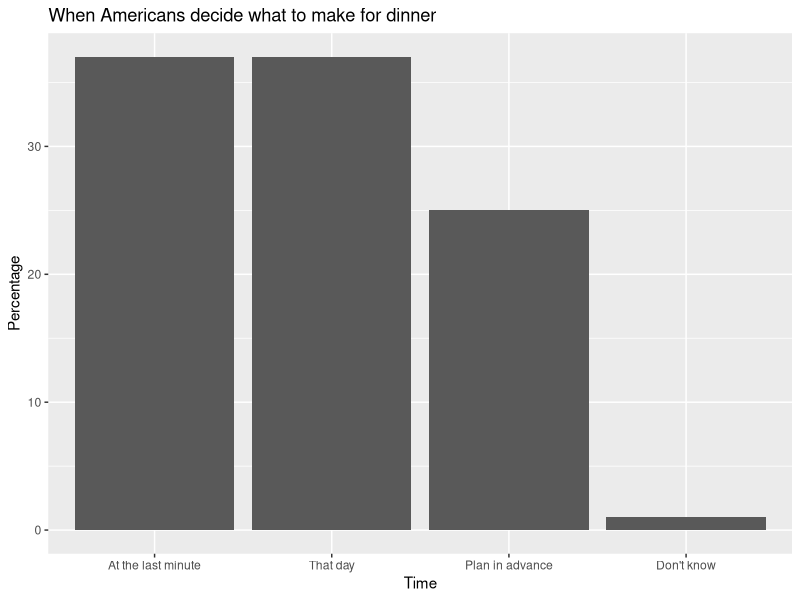
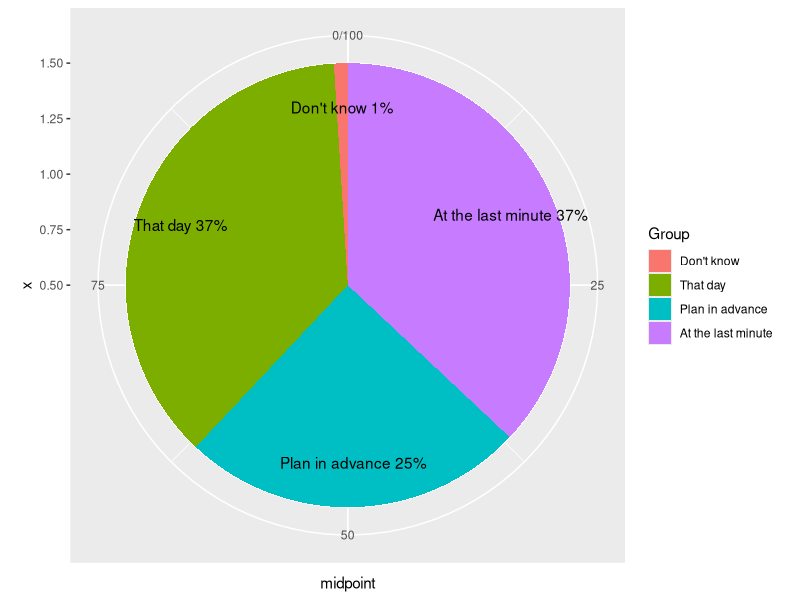
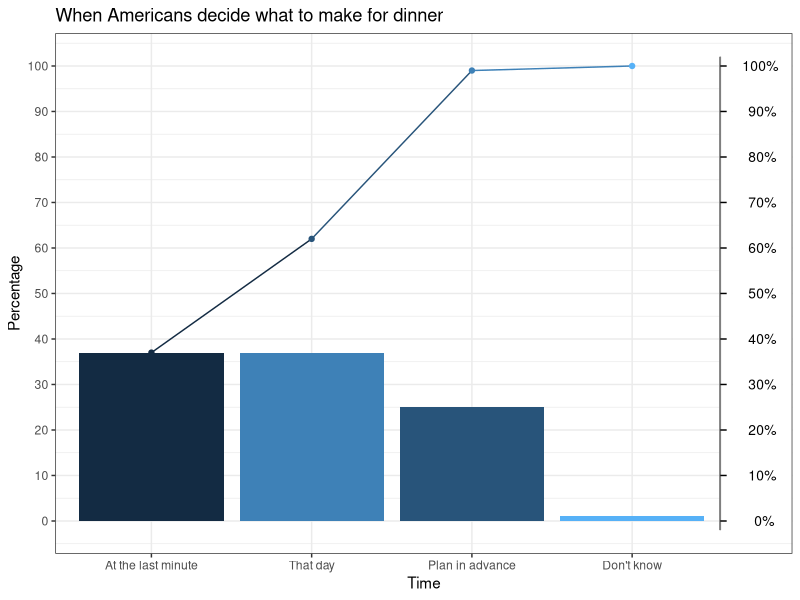
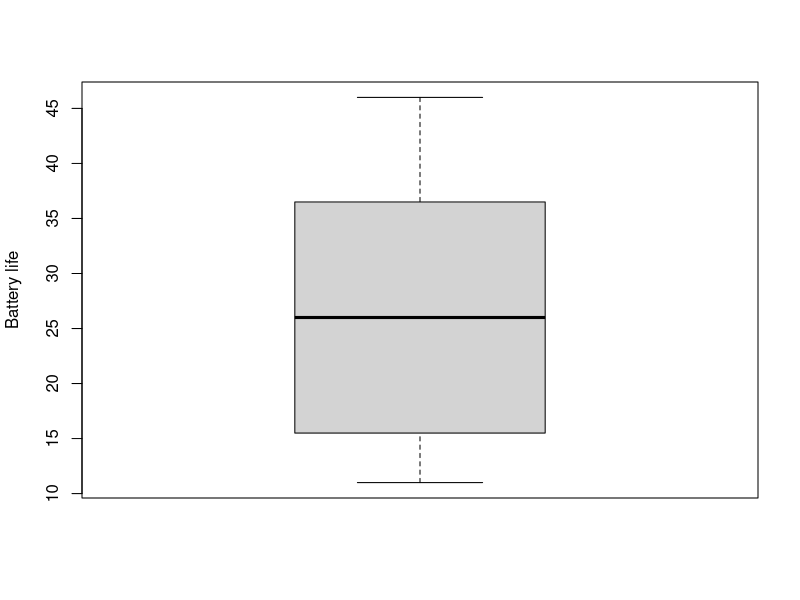
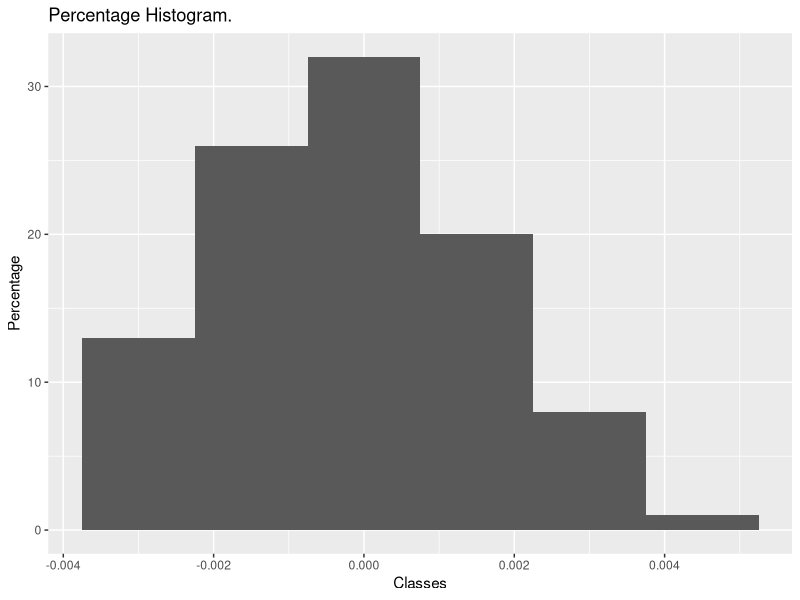
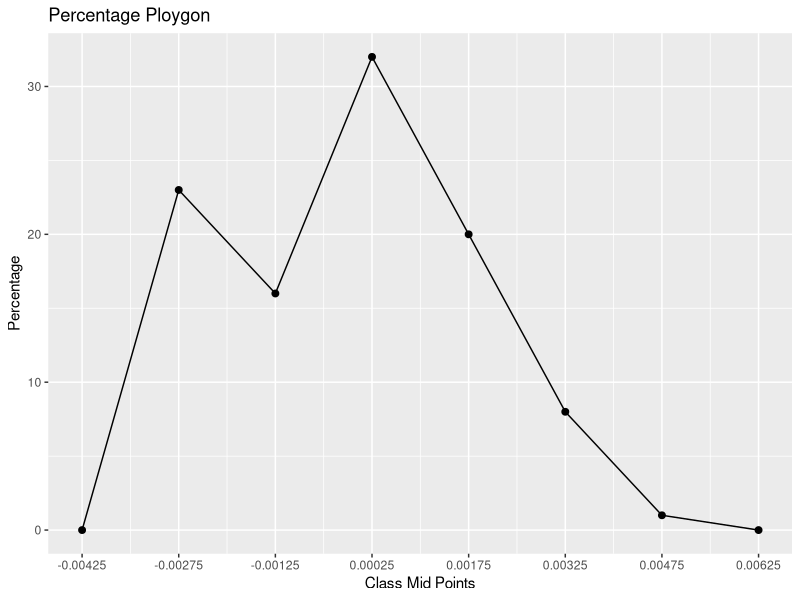
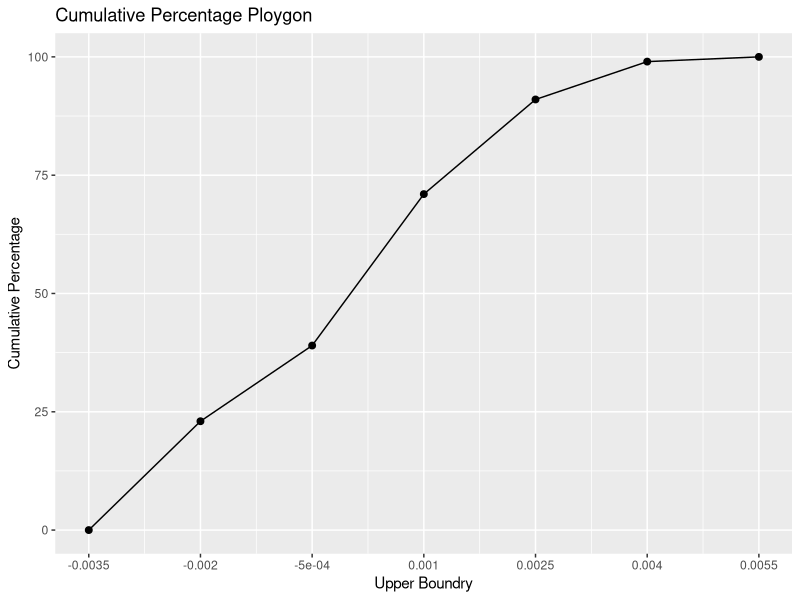
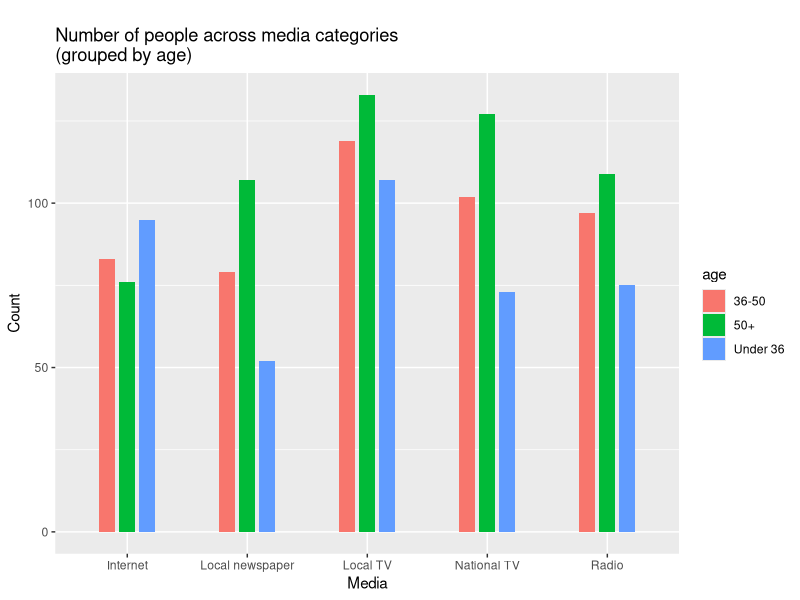

Reproduce these figures in R, in order.
## ---- chunk 1
library("knitr")
opts_chunk$set(echo = TRUE, cache=TRUE, message=FALSE, warning = FALSE)
options(width = 120)
library("ggplot2")
library("dplyr")
## ---- chunk 2
dinner <- data.frame(Time_int = 1:4, 
                     Time = c("At the last minute",  
                              "Plan in advance", 
                              "That day", 
                              "Don't know"), 
                     Percentage = c(37, 25, 37, 1))
dinner$Time <- with(dinner, factor(dinner$Time, levels=dinner[order(-Percentage), ]$Time))
dinner
## ---- chunk 3
ggplot(data = dinner, aes(x = Time, y = Percentage)) + 
        geom_bar(stat="identity") + 
        ggtitle("When Americans decide what to make for dinner")

df <- data.frame(value = dinner$Percentage,
                 Group = dinner$Time) %>%
   # factor levels need to be the opposite order of the cumulative sum of the values
   mutate(Group = factor(Group, levels = rev(dinner$Time)),
          cumulative = cumsum(value),
          midpoint = cumulative - value / 2,
          label = paste0(Group, " ", round(value / sum(value) * 100, 1), "%"))

ggplot(df, aes(x = 1, weight = value, fill = Group)) +
   geom_bar(width = 1, position = "stack") +
   coord_polar(theta = "y") +
   geom_text(aes(x = 1.3, y = midpoint, label = label))
## ---- chunk 4
#dinner$Time <- with(dinner, factor(dinner$Time, levels=dinner[order(-dinner$Percentage), ]$Time))
dinner <- within(dinner, acc_sum <- cumsum(Percentage))
nr <- nrow(dinner)
N <- sum(dinner$Percentage)
dinner_ticks <- data.frame(xtick0 = rep(nr +.55, 11), xtick1 = rep(nr +.59, 11), 
                         ytick = seq(0, N, N/10))
y2 <- c("  0%", " 10%", " 20%", " 30%", " 40%", " 50%", " 60%", " 70%", " 80%", " 90%", "100%")

g <- ggplot(dinner, aes(x=Time, y=Percentage)) + 
    geom_bar(stat="identity", aes(fill = Time_int)) +
    geom_line(aes(x=Time_int, y = acc_sum, color = Time_int)) +
    geom_point(aes(x=Time_int, y = acc_sum, color = Time_int), pch = 19) +
    scale_y_continuous(breaks=seq(0, N, N/10), limits=c(-.02 * N, N * 1.02)) + 
    scale_x_discrete(breaks = dinner$Time) +
    guides(fill = FALSE, color = FALSE) + 
    annotate("rect", xmin = nr + .55, xmax = nr + 1, 
             ymin = -.02 * N, ymax = N * 1.02, fill = "white") +
    annotate("text", x = nr + .8, y = seq(0, N, N/10), label = y2, size = 3.5) +
    geom_segment(x = nr + .55, xend = nr + .55, y = -.02 * N, yend = N * 1.02, color = "grey50") +
    geom_segment(data = dinner_ticks, aes(x = xtick0, y = ytick, xend = xtick1, yend = ytick)) +
    labs(title = "When Americans decide what to make for dinner") +
    theme_bw()
g
## ---- chunk 5
battery <- c(30, 18, 14, 17, 38, 46, 26, 35, 38, 12, 11)
## ---- chunk 6
battery[order(battery)]
## ---- chunk 7
stem(battery)
## ---- chunk 8
summary(battery)
## ---- chunk 9
getmode <- function(v) {
   uniqv <- unique(v)
   uniqv[which.max(tabulate(match(v, uniqv)))]
}
e = list(getmode(battery), 
         var(battery), 
         sd(battery), 
         range(battery), 
         scales::percent(sd(battery)/mean(battery))
         )
names(e) <- c("mode", "variance", "standard deviation", "range", "coefficient of variatio")
e
## ---- chunk 10
boxplot(battery, ylab ="Battery life")
## ---- chunk 11
steel <- readxl::read_excel("STEEL.xls", sheet = 1)
incre = (0.00550--0.00350)/6
breaks = seq(-0.00350, 0.00550, by=incre)
steel_cut = cut(steel$Error, breaks)
## ---- chunk 12
data.frame(Frequency = as.numeric(table(steel_cut)), 
           Percentage = scales::percent(as.numeric(table(steel_cut))/100), 
           Cum_percent = cumsum(table(steel_cut)))
## ---- chunk 13
ggplot(data = steel, aes(x = Error)) + 
        geom_histogram(binwidth = incre) +
        labs(title="Percentage Histogram.", 
             x ="Classes", y = "Percentage")
## ---- chunk 14
mid <- seq(breaks[1], by = incre, length.out = 8) - incre/2

p_poly <- data.frame(mid = mid, 
                    freq = c(0, as.numeric(table(steel_cut)), 0))

ggplot(p_poly, aes(mid, freq))  +
        geom_point(data=p_poly, mapping=aes(x = mid, y=freq), size=2) +
        geom_line() +
        scale_x_continuous(breaks = p_poly$mid) +
        labs(title="Percentage Ploygon", x ="Class Mid Points", y = "Percentage")
## ---- chunk 15
cp_ploygon = data.frame(upper = breaks, 
                         cp = c(0, as.numeric(cumsum(table(steel_cut)))))

ggplot(cp_ploygon, aes(upper, cp))  +
        geom_point(data=cp_ploygon, mapping=aes(y=cp), size=2) +
        geom_line() +
        scale_x_continuous(breaks = cp_ploygon$upper, labels = cp_ploygon$upper) +
        labs(title="Cumulative Percentage Ploygon",
        x ="Upper Boundry", y = "Cumulative Percentage")
## ---- chunk 16
battery2 <- readxl::read_excel("BATTERIES2.xls", sheet = 1)
## ---- chunk 17
cor(battery2$`Price ($)`, battery2$CCA)
## ---- chunk 18
media = rep(c("Local TV", "National TV", "Radio", "Local newspaper", "Internet"), each = 3)
count = c(107, 119, 133, 73, 102, 127, 75, 97, 109, 52, 79, 107, 95, 83, 76)
age = rep(c("Under 36", "36-50", "50+"), 5)

news  <- data.frame(media, count, age)

ggplot(news, aes(media, count)) + 
        geom_bar(aes(fill = age), 
                 width = .4, 
                 position = position_dodge(width=0.5), 
                 stat="identity") +
        labs(title="\nNumber of people across media categories\n(grouped by age)",
        x ="Media", y = "Count")

